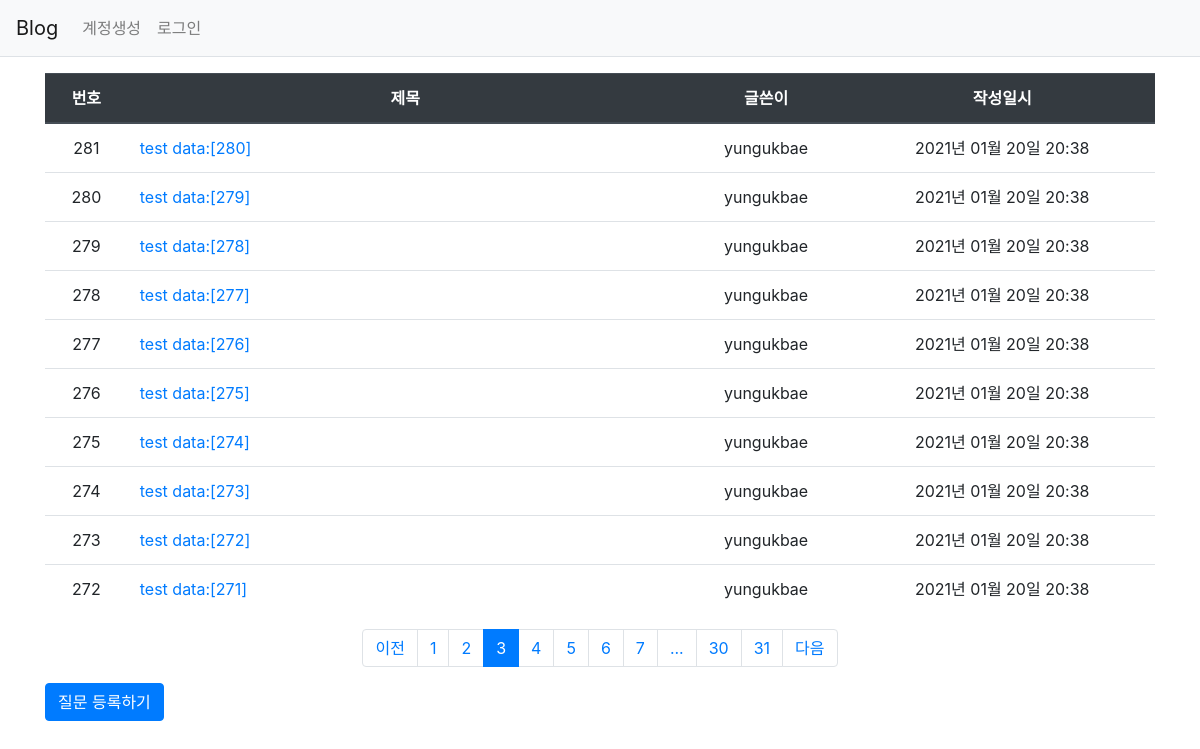
Screenshot of /question/list/?page=3 with the database file from the repository.
### pybo/models.py (models this page shows)
class Question(db.Model):
    id = db.Column(db.Integer, primary_key=True)
    subject = db.Column(db.String(200),nullable=False)
    content = db.Column(db.Text(),nullable=False)
    create_date = db.Column(db.DateTime(),nullable=False)
    user_id = db.Column(db.Integer, db.ForeignKey('user.id', ondelete='CASCADE'), nullable=False)
    user = db.relationship('User',backref=db.backref('question_set'))
    modify_date = db.Column(db.DateTime(), nullable=True)

class User(db.Model):
    id = db.Column(db.Integer, primary_key=True)
    username = db.Column(db.String(150), nullable=False)  #unique는 같은 값을 저장할 수 없다는 뜻이다.
    password = db.Column(db.String(200), nullable=False)
    email = db.Column(db.String(120),unique=True, nullable=False)

### pybo/views/question_views.py (the view)
@bp.route('/list/')
def _list():
    page = request.args.get('page',type=int, default=1 ) #페이지
    question_list = Question.query.order_by(Question.create_date.desc())
    question_list = question_list.paginate(page, per_page=10)
    return render_template('question/question_list.html',question_list=question_list)

### pybo/filter.py (called while the page is built)
def format_datetime(value, fmt='%Y년 %m월 %d일 %H:%M'):
    return value.strftime(fmt)

### pybo/views/auth_views.py (called while the page is built)
@bp.before_app_request
def load_logged_in_user():
    user_id = session.get('user_id')
    if user_id is None:
        g.user = None
    else:
        g.user=User.query.get(user_id)

### pybo/templates/question/question_list.html (shortened to what this page needs)
{% extends 'base.html' %}
{% block content %}
<div class="container my-3">
    <table class="table">
        <thead>
            <tr class="text-center thead-dark">
                <th>번호</th>
                <th style="width:50%">제목</th>
                <th>글쓴이</th>
                <th>작성일시</th>
            </tr>
        </thead>
        <tbody>
            {% if question_list %}
                {% for question in question_list.items %}
                <tr class="text-center">
                    <td>{{ question.id }}</td>
                    <td class="text-left">
                        <a href="{{ url_for('question.detail',question_id=question.id) }}"> {{ question.subject }}</a>
                    </td>
                    <td>{{ question.user.username }}</td>
                    <td>{{ question.create_date|datetime }}</td>
                </tr>
                {% endfor %}
                {% else %}
                <tr>
                    <td colspan="3">질문이 없습니다.</td>
                </tr>
        {% endif %}
        </tbody>
    </table>
        <ul class="pagination justify-content-center">
            {% if question_list.has_prev %}
            <li class="page-item">
                <a href="?page={{ question_list.prev_num }}" class="page-link">이전</a>
            </li>
            {% else %}
            <li class="page-item disabled">
                <a href="#" class="page-link" tabindex="-1" aria-disabled="true">이전</a>
            </li>
        {% endif %}
        {% for page_num in question_list.iter_pages() %}
            {% if page_num %}
                {% if page_num != question_list.page %}
                <li class="page-item">
                    <a href="?page={{ page_num }}" class="page-link">{{ page_num }}</a>
                </li>
                {% else %}
                <li class="page-item active" aria-current="page">
                    <a href="#" class="page-link">{{ page_num }}</a>
                </li>
                {% endif %}
            {% else %}
            <li class="disabled">
                <a href="#" class="page-link">...</a>
            </li>
            {% endif %}
        {% endfor %}
        {% if question_list.has_next %}
        <li class="page-item">
            <a href="?page={{ question_list.next_num }}" class="page-link">다음</a>
        </li>
        {% else %}
        <li class="page-item disabled">
            <a href="#" class="page-link" tabindex="-1" aria-disabled="true">다음</a>
        </li>
        {% endif %}
    </ul>
    <a href="{{url_for('question.create')}}" class="btn btn-primary">질문 등록하기</a>
</div>
{% endblock %}

### rows the page displays
Question: id "281", subject "test data:[280]", user.username "yungukbae", create_date "2021년 01월 20일 20:38"
Question: id "280", subject "test data:[279]", user.username "yungukbae", create_date "2021년 01월 20일 20:38"
Question: id "279", subject "test data:[278]", user.username "yungukbae", create_date "2021년 01월 20일 20:38"
Question: id "278", subject "test data:[277]", user.username "yungukbae", create_date "2021년 01월 20일 20:38"
Question: id "277", subject "test data:[276]", user.username "yungukbae", create_date "2021년 01월 20일 20:38"
Question: id "276", subject "test data:[275]", user.username "yungukbae", create_date "2021년 01월 20일 20:38"
Question: id "275", subject "test data:[274]", user.username "yungukbae", create_date "2021년 01월 20일 20:38"
Question: id "274", subject "test data:[273]", user.username "yungukbae", create_date "2021년 01월 20일 20:38"
Question: id "273", subject "test data:[272]", user.username "yungukbae", create_date "2021년 01월 20일 20:38"
Question: id "272", subject "test data:[271]", user.username "yungukbae", create_date "2021년 01월 20일 20:38"

### other values shown
{{ page_num }} "1" "2" "4" "5" "6" "7" "30" "31"
{{ page_num }} "3"
